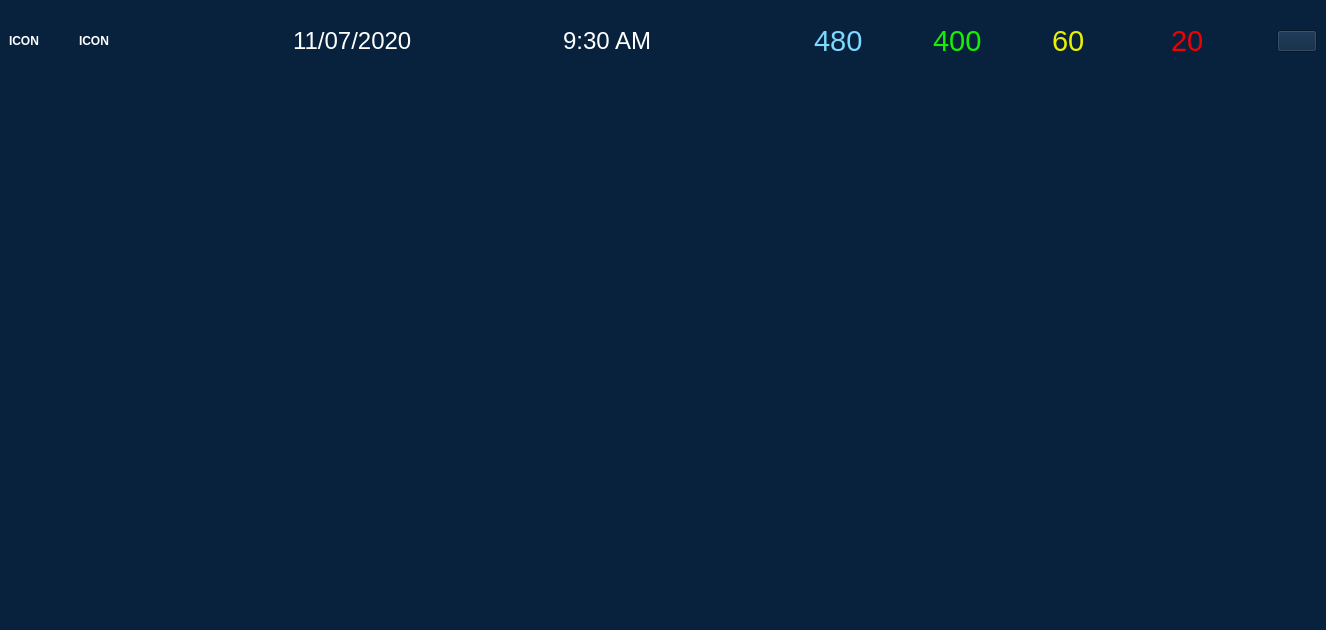
<?xml version="1.0" encoding="UTF-8"?>
<ui version="4.0">
 <class>MainWindow</class>
 <widget class="QMainWindow" name="MainWindow">
  <property name="geometry">
   <rect>
    <x>0</x>
    <y>0</y>
    <width>1326</width>
    <height>630</height>
   </rect>
  </property>
  <property name="windowTitle">
   <string>MainWindow</string>
  </property>
  <property name="styleSheet">
   <string notr="true">background-color: rgb(8, 34, 62);</string>
  </property>
  <widget class="QWidget" name="centralwidget">
   <layout class="QVBoxLayout" name="verticalLayout">
    <item>
     <layout class="QHBoxLayout" name="horizontalLayout">
      <item>
       <widget class="QLabel" name="iconLeft">
        <property name="minimumSize">
         <size>
          <width>64</width>
          <height>64</height>
         </size>
        </property>
        <property name="maximumSize">
         <size>
          <width>64</width>
          <height>64</height>
         </size>
        </property>
        <property name="font">
         <font>
          <weight>75</weight>
          <bold>true</bold>
         </font>
        </property>
        <property name="styleSheet">
         <string notr="true">color: rgb(255, 255, 255);</string>
        </property>
        <property name="text">
         <string>ICON</string>
        </property>
       </widget>
      </item>
      <item>
       <widget class="QLabel" name="iconRight">
        <property name="minimumSize">
         <size>
          <width>64</width>
          <height>64</height>
         </size>
        </property>
        <property name="maximumSize">
         <size>
          <width>64</width>
          <height>64</height>
         </size>
        </property>
        <property name="font">
         <font>
          <weight>75</weight>
          <bold>true</bold>
         </font>
        </property>
        <property name="styleSheet">
         <string notr="true">color: rgb(255, 255, 255);</string>
        </property>
        <property name="text">
         <string>ICON</string>
        </property>
       </widget>
      </item>
      <item>
       <spacer name="horizontalSpacer_3">
        <property name="orientation">
         <enum>Qt::Horizontal</enum>
        </property>
        <property name="sizeHint" stdset="0">
         <size>
          <width>40</width>
          <height>20</height>
         </size>
        </property>
       </spacer>
      </item>
      <item>
       <widget class="QLabel" name="dateQLabel">
        <property name="font">
         <font>
          <pointsize>18</pointsize>
          <weight>50</weight>
          <bold>false</bold>
         </font>
        </property>
        <property name="styleSheet">
         <string notr="true">color: rgb(255, 255, 255);</string>
        </property>
        <property name="text">
         <string>11/07/2020</string>
        </property>
       </widget>
      </item>
      <item>
       <spacer name="horizontalSpacer_2">
        <property name="orientation">
         <enum>Qt::Horizontal</enum>
        </property>
        <property name="sizeHint" stdset="0">
         <size>
          <width>40</width>
          <height>20</height>
         </size>
        </property>
       </spacer>
      </item>
      <item>
       <widget class="QLabel" name="timeQLabel">
        <property name="font">
         <font>
          <pointsize>18</pointsize>
          <weight>50</weight>
          <bold>false</bold>
         </font>
        </property>
        <property name="styleSheet">
         <string notr="true">color: rgb(255, 255, 255);</string>
        </property>
        <property name="text">
         <string>9:30 AM</string>
        </property>
       </widget>
      </item>
      <item>
       <spacer name="horizontalSpacer">
        <property name="orientation">
         <enum>Qt::Horizontal</enum>
        </property>
        <property name="sizeHint" stdset="0">
         <size>
          <width>40</width>
          <height>20</height>
         </size>
        </property>
       </spacer>
      </item>
      <item>
       <widget class="QLabel" name="peopleIcon">
        <property name="text">
         <string/>
        </property>
        <property name="pixmap">
         <pixmap resource="resources/resources.qrc">:/Person/Person.png</pixmap>
        </property>
       </widget>
      </item>
      <item>
       <widget class="QLabel" name="peopleQLabel">
        <property name="minimumSize">
         <size>
          <width>100</width>
          <height>0</height>
         </size>
        </property>
        <property name="font">
         <font>
          <pointsize>22</pointsize>
          <weight>50</weight>
          <bold>false</bold>
         </font>
        </property>
        <property name="styleSheet">
         <string notr="true">color: rgb(125, 217, 255);</string>
        </property>
        <property name="text">
         <string>480</string>
        </property>
        <property name="margin">
         <number>0</number>
        </property>
       </widget>
      </item>
      <item>
       <widget class="QLabel" name="tempgreenIcon">
        <property name="text">
         <string/>
        </property>
        <property name="pixmap">
         <pixmap resource="resources/resources.qrc">:/Temp/TempGreen.png</pixmap>
        </property>
       </widget>
      </item>
      <item>
       <widget class="QLabel" name="tempgreenQLabel">
        <property name="minimumSize">
         <size>
          <width>100</width>
          <height>0</height>
         </size>
        </property>
        <property name="font">
         <font>
          <pointsize>22</pointsize>
          <weight>50</weight>
          <bold>false</bold>
         </font>
        </property>
        <property name="styleSheet">
         <string notr="true">color: rgb(23, 240, 0);</string>
        </property>
        <property name="text">
         <string>400</string>
        </property>
       </widget>
      </item>
      <item>
       <widget class="QLabel" name="tempyellowIcon">
        <property name="styleSheet">
         <string notr="true">color: rgb(255, 255, 255);</string>
        </property>
        <property name="text">
         <string/>
        </property>
        <property name="pixmap">
         <pixmap resource="resources/resources.qrc">:/Temp/TempYellow.png</pixmap>
        </property>
       </widget>
      </item>
      <item>
       <widget class="QLabel" name="tempyellowQLabel">
        <property name="minimumSize">
         <size>
          <width>100</width>
          <height>0</height>
         </size>
        </property>
        <property name="font">
         <font>
          <pointsize>22</pointsize>
          <weight>50</weight>
          <bold>false</bold>
         </font>
        </property>
        <property name="styleSheet">
         <string notr="true">color: rgb(233, 240, 0);</string>
        </property>
        <property name="text">
         <string>60</string>
        </property>
       </widget>
      </item>
      <item>
       <widget class="QLabel" name="tempredIcon">
        <property name="text">
         <string/>
        </property>
        <property name="pixmap">
         <pixmap resource="resources/resources.qrc">:/Temp/TempRed.png</pixmap>
        </property>
       </widget>
      </item>
      <item>
       <widget class="QLabel" name="tempredQLabel">
        <property name="minimumSize">
         <size>
          <width>100</width>
          <height>0</height>
         </size>
        </property>
        <property name="font">
         <font>
          <pointsize>22</pointsize>
          <weight>50</weight>
          <bold>false</bold>
         </font>
        </property>
        <property name="styleSheet">
         <string notr="true">color: rgb(240, 0, 0);</string>
        </property>
        <property name="text">
         <string>20</string>
        </property>
       </widget>
      </item>
      <item>
       <widget class="QPushButton" name="exitButton">
        <property name="cursor">
         <cursorShape>PointingHandCursor</cursorShape>
        </property>
        <property name="text">
         <string/>
        </property>
        <property name="icon">
         <iconset resource="resources/resources.qrc">
          <normaloff>:/Window/Exit.png</normaloff>:/Window/Exit.png</iconset>
        </property>
        <property name="iconSize">
         <size>
          <width>64</width>
          <height>64</height>
         </size>
        </property>
       </widget>
      </item>
     </layout>
    </item>
    <item>
     <spacer name="verticalSpacer">
      <property name="orientation">
       <enum>Qt::Vertical</enum>
      </property>
      <property name="sizeHint" stdset="0">
       <size>
        <width>20</width>
        <height>40</height>
       </size>
      </property>
     </spacer>
    </item>
    <item>
     <layout class="QHBoxLayout" name="horizontalLayout_2"/>
    </item>
   </layout>
  </widget>
 </widget>
 <resources>
  <include location="resources/resources.qrc"/>
 </resources>
 <connections/>
</ui>
